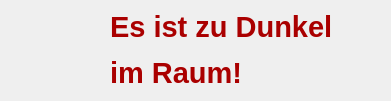
<?xml version="1.0" encoding="UTF-8"?>
<ui version="4.0">
 <class>Form</class>
 <widget class="QWidget" name="Form">
  <property name="geometry">
   <rect>
    <x>0</x>
    <y>0</y>
    <width>391</width>
    <height>101</height>
   </rect>
  </property>
  <property name="windowTitle">
   <string>Warnung</string>
  </property>
  <widget class="QLabel" name="label_3">
   <property name="geometry">
    <rect>
     <x>10</x>
     <y>10</y>
     <width>91</width>
     <height>81</height>
    </rect>
   </property>
   <property name="text">
    <string/>
   </property>
   <property name="pixmap">
    <pixmap>LautstärkeIcon.png</pixmap>
   </property>
   <property name="scaledContents">
    <bool>true</bool>
   </property>
  </widget>
  <widget class="QLabel" name="label_4">
   <property name="geometry">
    <rect>
     <x>110</x>
     <y>10</y>
     <width>281</width>
     <height>81</height>
    </rect>
   </property>
   <property name="mouseTracking">
    <bool>true</bool>
   </property>
   <property name="text">
    <string>&lt;html&gt;&lt;head/&gt;&lt;body&gt;&lt;p&gt;&lt;span style=&quot; font-size:22pt; font-weight:600; color:#aa0000;&quot;&gt;Es ist zu Dunkel&lt;/span&gt;&lt;/p&gt;&lt;p&gt;&lt;span style=&quot; font-size:22pt; font-weight:600; color:#aa0000;&quot;&gt;im Raum!&lt;/span&gt;&lt;/p&gt;&lt;/body&gt;&lt;/html&gt;</string>
   </property>
  </widget>
 </widget>
 <resources/>
 <connections/>
</ui>
